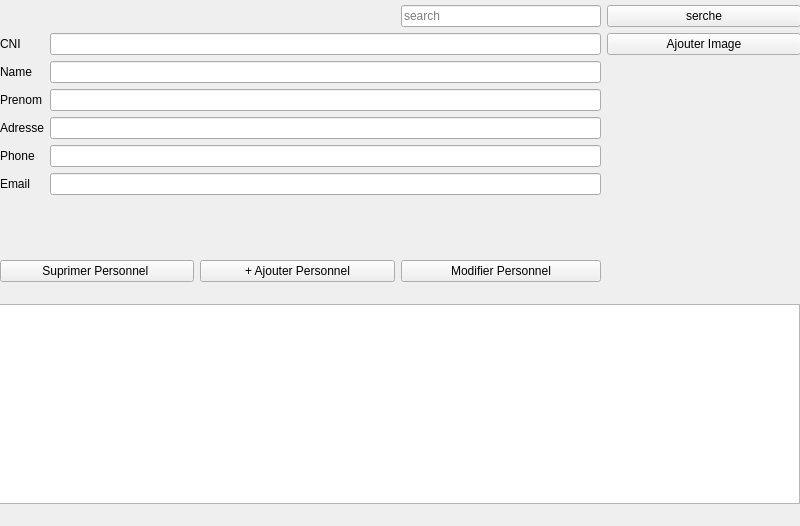
<?xml version="1.0" encoding="UTF-8"?>
<ui version="4.0">
 <class>Personnel</class>
 <widget class="QMainWindow" name="Personnel">
  <property name="geometry">
   <rect>
    <x>0</x>
    <y>0</y>
    <width>800</width>
    <height>526</height>
   </rect>
  </property>
  <property name="windowTitle">
   <string>MainWindow</string>
  </property>
  <widget class="QWidget" name="centralwidget">
   <widget class="QWidget" name="layoutWidget">
    <property name="geometry">
     <rect>
      <x>0</x>
      <y>5</y>
      <width>801</width>
      <height>277</height>
     </rect>
    </property>
    <layout class="QGridLayout" name="gridLayout_3">
     <item row="1" column="0" rowspan="2" colspan="3">
      <layout class="QFormLayout" name="formLayout_4">
       <item row="0" column="0">
        <widget class="QLabel" name="cNILabel_4">
         <property name="text">
          <string>CNI</string>
         </property>
        </widget>
       </item>
       <item row="0" column="1">
        <widget class="QLineEdit" name="cNILineEdit_4">
         <property name="echoMode">
          <enum>QLineEdit::Normal</enum>
         </property>
        </widget>
       </item>
       <item row="1" column="0">
        <widget class="QLabel" name="nameLabel_4">
         <property name="text">
          <string>Name</string>
         </property>
        </widget>
       </item>
       <item row="1" column="1">
        <widget class="QLineEdit" name="nameLineEdit_4">
         <property name="echoMode">
          <enum>QLineEdit::Normal</enum>
         </property>
        </widget>
       </item>
       <item row="2" column="0">
        <widget class="QLabel" name="adresseLabel_4">
         <property name="text">
          <string>Prenom</string>
         </property>
        </widget>
       </item>
       <item row="2" column="1">
        <widget class="QLineEdit" name="prenomLineEdit">
         <property name="echoMode">
          <enum>QLineEdit::Normal</enum>
         </property>
        </widget>
       </item>
       <item row="3" column="0">
        <widget class="QLabel" name="emailLabel_4">
         <property name="text">
          <string>Adresse</string>
         </property>
        </widget>
       </item>
       <item row="3" column="1">
        <widget class="QLineEdit" name="adresseLineEdit">
         <property name="echoMode">
          <enum>QLineEdit::Normal</enum>
         </property>
        </widget>
       </item>
       <item row="4" column="0">
        <widget class="QLabel" name="phoneLabel_4">
         <property name="text">
          <string>Phone</string>
         </property>
        </widget>
       </item>
       <item row="4" column="1">
        <widget class="QLineEdit" name="phoneLineEdit_4">
         <property name="echoMode">
          <enum>QLineEdit::Normal</enum>
         </property>
        </widget>
       </item>
       <item row="5" column="0">
        <widget class="QLabel" name="passwordLabel_4">
         <property name="text">
          <string>Email</string>
         </property>
        </widget>
       </item>
       <item row="5" column="1">
        <widget class="QLineEdit" name="emailLineEdit_2">
         <property name="echoMode">
          <enum>QLineEdit::Normal</enum>
         </property>
        </widget>
       </item>
      </layout>
     </item>
     <item row="1" column="3">
      <widget class="QPushButton" name="add_image_3">
       <property name="text">
        <string>Ajouter Image</string>
       </property>
      </widget>
     </item>
     <item row="3" column="0">
      <widget class="QPushButton" name="remove_per_3">
       <property name="text">
        <string>Suprimer Personnel </string>
       </property>
      </widget>
     </item>
     <item row="3" column="1">
      <widget class="QPushButton" name="add_per_3">
       <property name="text">
        <string>+ Ajouter Personnel</string>
       </property>
      </widget>
     </item>
     <item row="3" column="2">
      <widget class="QPushButton" name="modifie_per_3">
       <property name="text">
        <string>Modifier Personnel</string>
       </property>
      </widget>
     </item>
     <item row="0" column="3">
      <widget class="QPushButton" name="pushButton">
       <property name="text">
        <string>serche</string>
       </property>
       <property name="icon">
        <iconset>
         <normaloff>ressource/menu/magnifying-glass.png</normaloff>ressource/menu/magnifying-glass.png</iconset>
       </property>
      </widget>
     </item>
     <item row="0" column="2">
      <widget class="QLineEdit" name="search_input_3">
       <property name="maximumSize">
        <size>
         <width>200</width>
         <height>100</height>
        </size>
       </property>
       <property name="placeholderText">
        <string>search</string>
       </property>
      </widget>
     </item>
    </layout>
   </widget>
   <widget class="QWidget" name="horizontalLayoutWidget">
    <property name="geometry">
     <rect>
      <x>-1</x>
      <y>289</y>
      <width>801</width>
      <height>231</height>
     </rect>
    </property>
    <layout class="QHBoxLayout" name="horizontalLayout">
     <item>
      <widget class="QTableView" name="tableView">
       <property name="maximumSize">
        <size>
         <width>16777215</width>
         <height>200</height>
        </size>
       </property>
      </widget>
     </item>
    </layout>
   </widget>
  </widget>
 </widget>
 <resources/>
 <connections/>
</ui>
